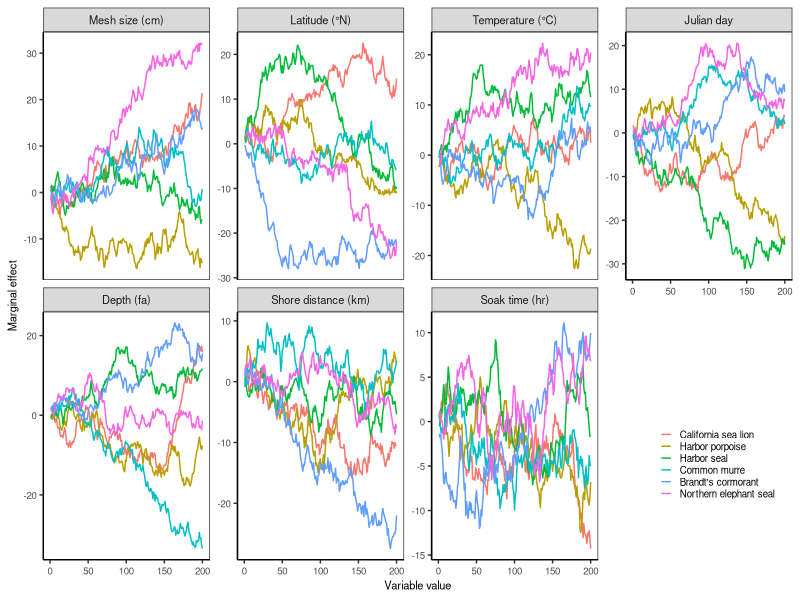

Write the R code that produced this figure. (Note: this script raises an error after producing the figure.)

# Clear workspace
rm(list = ls())

# Setup
################################################################################

# Packages
library(tidyverse)

# Directories
plotdir <- "figures"


# Simulate data
################################################################################

# Species
species <- c("California sea lion",
             "Harbor porpoise",
             "Harbor seal",
             "Common murre",
             "Brandt's cormorant",
             "Northern elephant seal")

# Variables
variables <- c("Mesh size (cm)", 
               "Latitude (°N)", 
               "Temperature (°C)", 
               "Julian day", 
               "Depth (fa)",
               "Shore distance (km)", 
               "Soak time (hr)")

# Generate grid
spp_var <- expand.grid(species=species,
                       variable=variables)

# Loop through grid and simulate data
data_orig <- purrr::map_df(1:nrow(spp_var), function(x){
  
  # Set the length of the random walk
  walk_length <- 200
  
  # Generate random values from a normal distribution (you can adjust mean and standard deviation as needed)
  random_values <- rnorm(walk_length, mean = 0, sd = 1)
  
  # Create the random walk by cumulatively summing the random values
  random_walk <- cumsum(random_values)
  
  # Build data
  data1 <- tibble(species=spp_var$species[x],
                  variable=spp_var$variable[x],
                  value=1:walk_length,
                  effect=random_walk)
  
})

# Plot data
################################################################################

# Theme
base_theme <-  theme(axis.text=element_text(size=7),
                     axis.title=element_text(size=8),
                     legend.text=element_text(size=7),
                     legend.title=element_text(size=8),
                     strip.text=element_text(size=8),
                     # Gridlines
                     panel.grid.major = element_blank(), 
                     panel.grid.minor = element_blank(),
                     panel.background = element_blank(), 
                     axis.line = element_line(colour = "black"),
                     # Legend
                     legend.background = element_rect(fill=alpha('blue', 0)))

# Plot
g <- ggplot(data_orig, aes(x=value, y=effect, color=species)) +
  facet_wrap(~variable, ncol=4, scales="free_y") +
  geom_line() +
  # Labels
  labs(x="Variable value", y="Marginal effect") +
  # Legend
  scale_color_discrete(name="") +
  # Theme
  theme_bw() + base_theme +
  theme(legend.key.size=unit(0.3, "cm"),
        legend.position = c(0.9, 0.2))
g

# Export
ggsave(g, filename=file.path(plotdir, "Fig6_marginal_effects.png"), 
       width=6.5, height=3.75, units="in", dpi=600)
